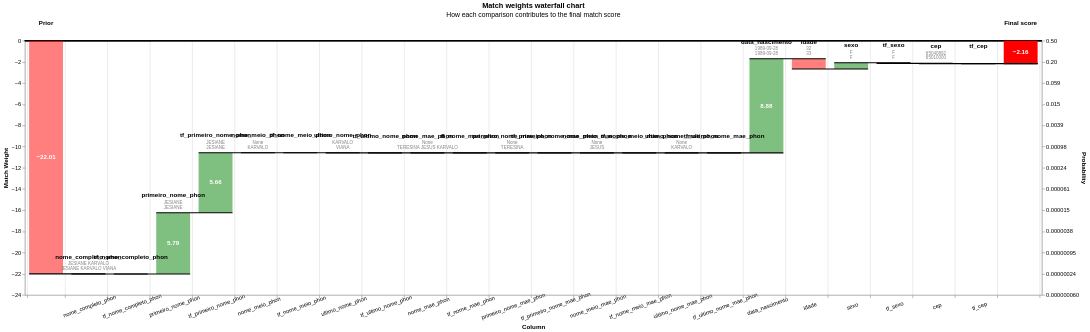

The notebook cell this image was saved under:
### Code cell
records_fn = linker.evaluation.prediction_errors_from_labels_table(
    labels_sdf,
    threshold_match_probability=THRESHOLD_AVALIACAO,
    include_false_negatives=True,
    include_false_positives=False,
).as_record_dict(limit=20)
print('Falsos negativos (amostra):', len(records_fn))
if records_fn:
    display(linker.visualisations.waterfall_chart(records_fn, filter_nulls=False))

### Figure 1 — Vega-Lite specification as saved in the notebook (floating-point values rounded to 4 significant figures; data arrays with more than 128 entries replaced by an {"elided": "..."} marker saying what was removed)
{"config": {"view": {"continuousWidth": 400, "continuousHeight": 300}}, "layer": [{"layer": [{"mark": "rule", "encoding": {"color": {"value": "black"}, "size": {"value": 0.5}, "y": {"field": "zero", "type": "quantitative"}}}, {"mark": {"type": "bar", "width": 60}, "encoding": {"color": {"condition": {"test": "(datum.log2_bayes_factor < 0)", "value": "red"}, "value": "green"}, "opacity": {"condition": {"test": "datum.column_name == 'Prior match weight' || datum.column_name == 'Final score'", "value": 1}, "value": 0.5}, "tooltip": [{"field": "column_name", "title": "Comparison column", "type": "nominal"}, {"field": "value_l", "title": "Value (L)", "type": "nominal"}, {"field": "value_r", "title": "Value (R)", "type": "nominal"}, {"field": "label_for_charts", "title": "Label", "type": "ordinal"}, {"field": "sql_condition", "title": "SQL condition", "type": "nominal"}, {"field": "comparison_vector_value", "title": "Comparison vector value", "type": "nominal"}, {"field": "bayes_factor", "format": ",.4f", "title": "Bayes factor = m/u", "type": "quantitative"}, {"field": "log2_bayes_factor", "format": ",.4f", "title": "Match weight = log2(m/u)", "type": "quantitative"}, {"field": "prob", "format": ".4f", "title": "Cumulative match probability", "type": "quantitative"}, {"field": "bayes_factor_description", "title": "Match weight description", "type": "nominal"}], "x": {"axis": {"grid": true, "labelAlign": "center", "labelAngle": -20, "labelExpr": "datum.value == 'Prior' || datum.value == 'Final score' ? '' : datum.value", "labelPadding": 10, "tickBand": "extent", "title": "Column"}, "field": "column_name", "sort": {"field": "bar_sort_order", "order": "ascending"}, "type": "nominal"}, "y": {"axis": {"grid": false, "orient": "left", "title": "Match Weight"}, "field": "previous_sum", "type": "quantitative"}, "y2": {"field": "sum"}}}, {"mark": {"type": "text", "fontWeight": "bold"}, "encoding": {"color": {"value": "white"}, "text": {"condition": {"test": "abs(datum.log2_bayes_factor) > 1", "field": "log2_bayes_factor", "format": ".2f", "type": "nominal"}, "value": ""}, "x": {"axis": {"labelAngle": -20, "title": "Column"}, "field": "column_name", "sort": {"field": "bar_sort_order", "order": "ascending"}, "type": "nominal"}, "y": {"axis": {"orient": "left"}, "field": "center", "type": "quantitative"}}}, {"mark": {"type": "text", "baseline": "bottom", "dy": -25, "fontWeight": "bold"}, "encoding": {"color": {"value": "black"}, "text": {"field": "column_name", "type": "nominal"}, "x": {"axis": {"labelAngle": -20, "title": "Column"}, "field": "column_name", "sort": {"field": "bar_sort_order", "order": "ascending"}, "type": "nominal"}, "y": {"field": "sum_top", "type": "quantitative"}}}, {"mark": {"type": "text", "baseline": "bottom", "dy": -13, "fontSize": 8}, "encoding": {"color": {"value": "grey"}, "text": {"field": "value_l", "type": "nominal"}, "x": {"axis": {"labelAngle": -20, "title": "Column"}, "field": "column_name", "sort": {"field": "bar_sort_order", "order": "ascending"}, "type": "nominal"}, "y": {"field": "sum_top", "type": "quantitative"}}}, {"mark": {"type": "text", "baseline": "bottom", "dy": -5, "fontSize": 8}, "encoding": {"color": {"value": "grey"}, "text": {"field": "value_r", "type": "nominal"}, "x": {"axis": {"labelAngle": -20, "title": "Column"}, "field": "column_name", "sort": {"field": "bar_sort_order", "order": "ascending"}, "type": "nominal"}, "y": {"field": "sum_top", "type": "quantitative"}}}]}, {"mark": {"type": "rule", "color": "black", "strokeWidth": 2, "x2Offset": 30, "xOffset": -30}, "encoding": {"x": {"axis": {"labelAngle": -20, "title": "Column"}, "field": "column_name", "sort": {"field": "bar_sort_order", "order": "ascending"}, "type": "nominal"}, "x2": {"field": "lead"}, "y": {"axis": {"labelExpr": "format(1 / (1 + pow(2, -1*datum.value)), '.2r')", "orient": "right", "title": "Probability"}, "field": "sum", "scale": {"zero": false}, "type": "quantitative"}}}], "data": {"name": "data-88b6473f449e89de312b8fb2b89579e5"}, "height": 450, "params": [{"name": "record_number", "bind": {"input": "range", "max": 19, "min": 0, "step": 1}, "value": 0}], "resolve": {"axis": {"y": "independent"}}, "title": {"text": "Match weights waterfall chart", "subtitle": "How each comparison contributes to the final match score"}, "transform": [{"filter": "(datum.record_number == record_number)"}, {"window": [{"op": "sum", "field": "log2_bayes_factor", "as": "sum"}, {"op": "lead", "field": "column_name", "as": "lead"}], "frame": [null, 0]}, {"calculate": "datum.column_name === \"Final score\" ? datum.sum - datum.log2_bayes_factor : datum.sum", "as": "sum"}, {"calculate": "datum.lead === null ? datum.column_name : datum.lead", "as": "lead"}, {"calculate": "datum.column_name === \"Final score\" || datum.column_name === \"Prior match weight\" ? 0 : datum.sum - datum.log2_bayes_factor", "as": "previous_sum"}, {"calculate": "datum.sum > datum.previous_sum ? datum.column_name : \"\"", "as": "top_label"}, {"calculate": "datum.sum < datum.previous_sum ? datum.column_name : \"\"", "as": "bottom_label"}, {"calculate": "datum.sum > datum.previous_sum ? datum.sum : datum.previous_sum", "as": "sum_top"}, {"calculate": "datum.sum < datum.previous_sum ? datum.sum : datum.previous_sum", "as": "sum_bottom"}, {"calculate": "(datum.sum + datum.previous_sum) / 2", "as": "center"}, {"calculate": "(datum.log2_bayes_factor > 0 ? \"+\" : \"\") + datum.log2_bayes_factor", "as": "text_log2_bayes_factor"}, {"calculate": "datum.sum < datum.previous_sum ? 4 : -4", "as": "dy"}, {"calculate": "datum.sum < datum.previous_sum ? \"top\" : \"bottom\"", "as": "baseline"}, {"calculate": "1. / (1 + pow(2, -1.*datum.sum))", "as": "prob"}, {"calculate": "0*datum.sum", "as": "zero"}], "width": {"step": 75}, "$schema": "https://vega.github.io/schema/vega-lite/v5.9.3.json", "datasets": {"data-88b6473f449e89de312b8fb2b89579e5": {"elided": "480 records"}}}
